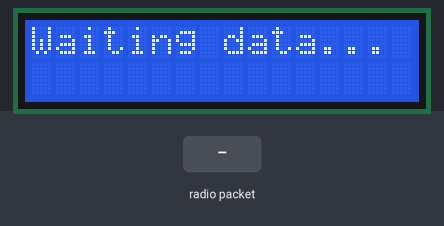
Simulated run of this sketch. Board: ESP8266 (NodeMCU). Parts: 16×2 character LCD. The test bench sets the inputs (shaded band). What the sketch prints to the serial monitor is not drawn.

Above: at 1.2 s.
1.3 s: radio packet "TEMP:" arrives
At 2.5 s:
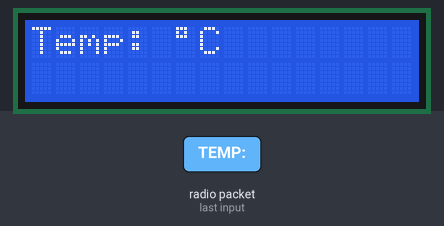
2.8 s: radio packet "1" arrives
At 3.6 s:
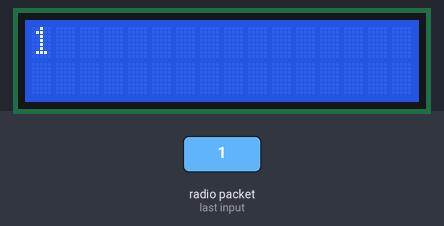
Timing chart, 0 to 5.8 s (numbered marks = the images above; inputs shaded):
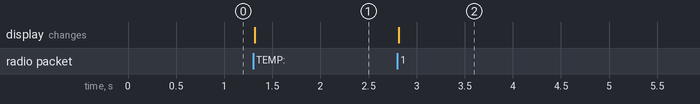

Measured:
- after the input at 1.3 s, the display: changes at once (image 1)
- after the input at 2.8 s, the display: changes at once (image 2)

The sketch:

esp3.ino
```cpp
//esp3
#include <ESP8266WiFi.h>
#include <espnow.h>
#include <LiquidCrystal.h>

const int rs = 5;
const int en = 4;
const int d4 = 14;
const int d5 = 12;
const int d6 = 13;
const int d7 = 15;

LiquidCrystal lcd(rs, en, d4, d5, d6, d7);

String receivedData = "";

void OnDataRecv(uint8_t * mac, uint8_t *incomingData, uint8_t len) {
  receivedData = "";
  for (int i = 0; i < len; i++) {
    if (incomingData[i] >= 32 && incomingData[i] <= 126) {
      receivedData += (char)incomingData[i];
    }
  }

  Serial.print("Data Received: ");
  Serial.println(receivedData);

  lcd.clear();
  lcd.setCursor(0, 0);

  if (receivedData.startsWith("TEMP:")) {
    lcd.print("Temp: ");
    lcd.print(receivedData.substring(5));
    lcd.print((char)223);
    lcd.print("C");
  } else {
    lcd.print(receivedData);
  }
}

void setup() {
  Serial.begin(115200);
  lcd.begin(16, 2);
  lcd.print("Waiting data...");

  WiFi.mode(WIFI_STA);
  if (esp_now_init() != 0) return;

  esp_now_set_self_role(ESP_NOW_ROLE_SLAVE);
  esp_now_register_recv_cb(OnDataRecv);
}

void loop() {
}
```
